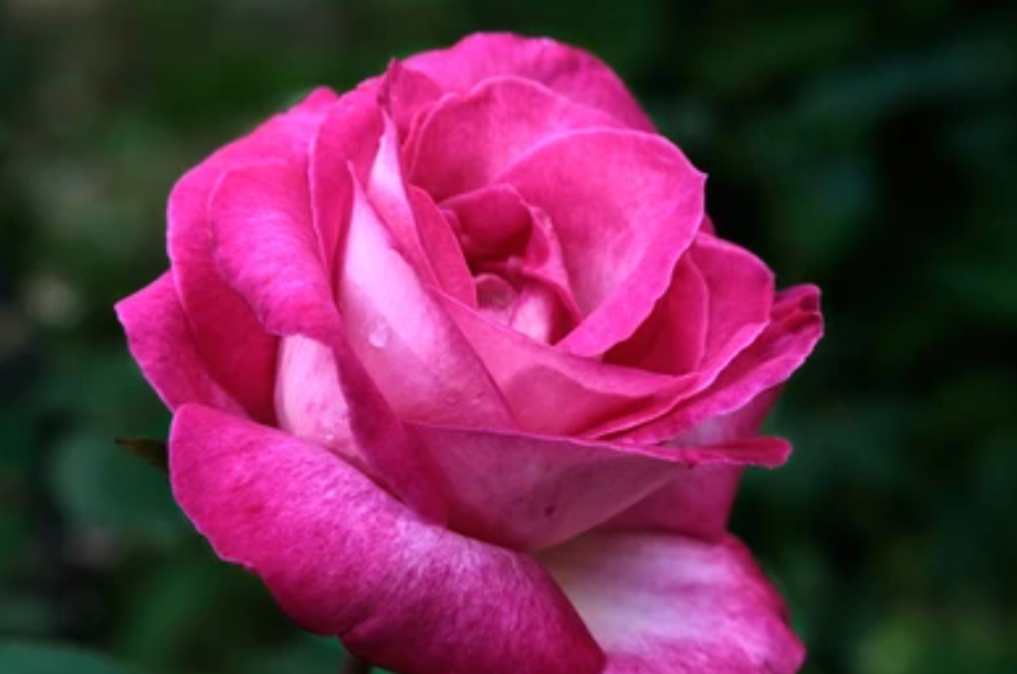
#> input picture m/0324/rose.png, 2034 x 1347 px (shown at 1/2 size)
$ python practice8.py
#> lines starting #> are read from the running program, lines starting #| are printed output that depends on the picture; after the words box and inside, x2 and y2 are one past the last pixel; in counts of white or black regions, pixels touching at a corner belong together
import cv2 as cv

img = cv.imread('rose.png')
#> img is the input picture: shape (1347, 2034, 3); mean B, G, R 75.1, 44.2, 105
patch = img[400:450, 300:350, :]
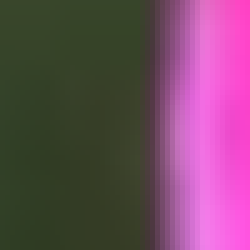
#> patch: shape (50, 50, 3) (shown 5 times larger); mean B, G, R 96.5, 74.3, 112.9

img = cv.rectangle(img, (300, 350), (400, 450), (255, 0, 0), 3)
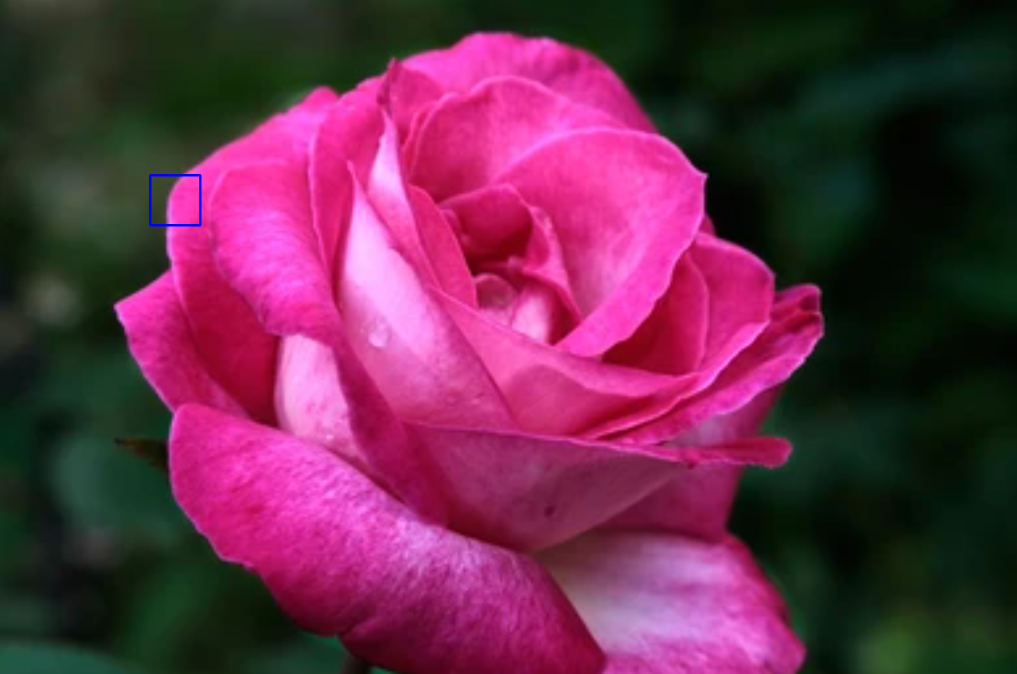
#> img: shape (1347, 2034, 3) (shown at 1/2 size); 0.07% of pixels changed, all inside (x1, y1, x2, y2) = (298, 348, 403, 453)
patch1 = cv.resize(patch, dsize=(0, 0), fx=5, fy=5, interpolation=cv.INTER_NEAREST)
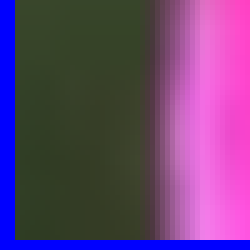
#> patch1: shape (250, 250, 3); mean B, G, R 115.2, 67.5, 105.5
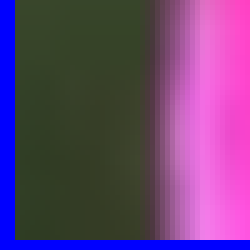
#> patch: shape (50, 50, 3) (shown 5 times larger); 9.76% of pixels changed, all inside (x1, y1, x2, y2) = (0, 0, 50, 50)
patch2 = cv.resize(patch, dsize=(0, 0), fx=5, fy=5, interpolation=cv.INTER_LINEAR)
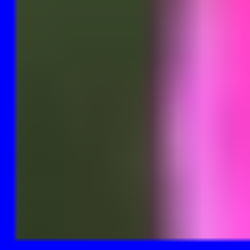
#> patch2: shape (250, 250, 3); mean B, G, R 115.2, 67.4, 105.4
patch3 = cv.resize(patch, dsize=(0, 0), fx=5, fy=5, interpolation=cv.INTER_CUBIC)

cv.imshow('Original', img)
cv.imshow('Resize nearest', patch1)
cv.imshow('Resize bilinear', patch2)
cv.imshow('Resize bicubic', patch3)

cv.waitKey()
cv.destroyAllWindows()

$ run again, with m/0324/girl_laughing.jpg saved as m/0324/rose.png
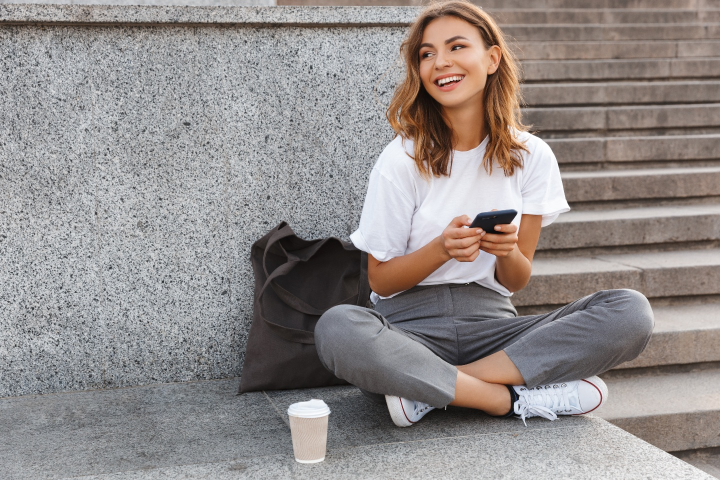
#> input picture m/0324/girl_laughing.jpg, 1440 x 960 px (shown at 1/2 size)
#> img is the input picture: shape (960, 1440, 3); mean B, G, R 139.3, 140.7, 146.8
#> `img = cv.rectangle(img, (300, 350), (400, 450), (255, 0, 0), 3)`:
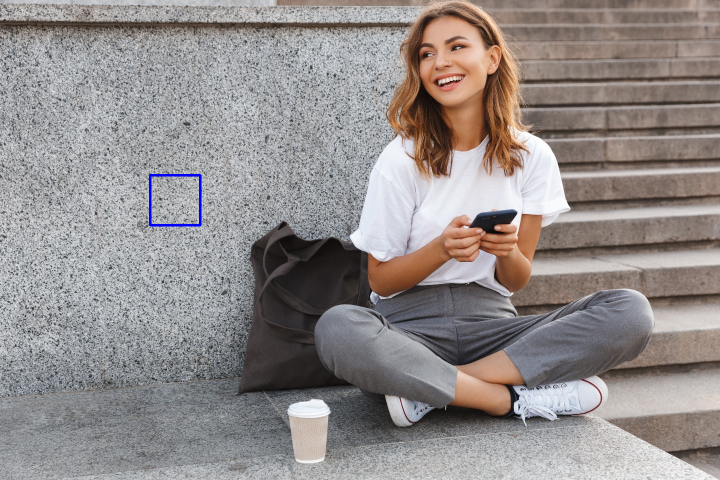
#> img: shape (960, 1440, 3) (shown at 1/2 size); 0.14% of pixels changed, all inside (x1, y1, x2, y2) = (298, 348, 403, 453)
#> `patch2 = cv.resize(patch, dsize=(0, 0), fx=5, fy=5, interpolation=cv.I..`:
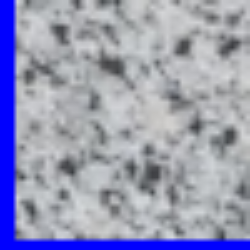
#> patch2: shape (250, 250, 3); mean B, G, R 181.6, 154.1, 152.1
